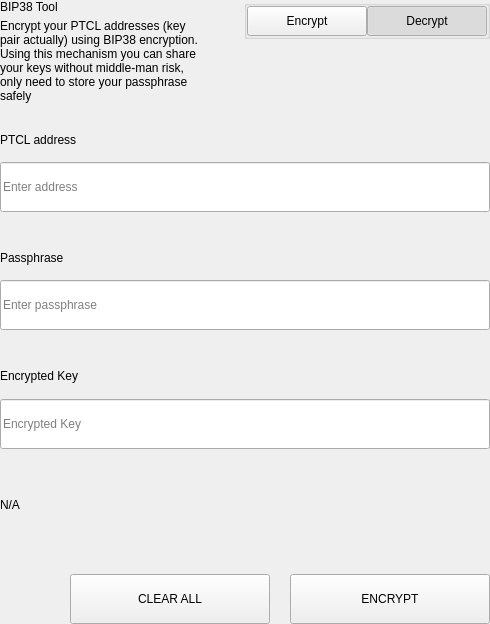
<?xml version="1.0" encoding="UTF-8"?>
<ui version="4.0">
 <class>SettingsBitToolWidget</class>
 <widget class="QWidget" name="SettingsBitToolWidget">
  <property name="geometry">
   <rect>
    <x>0</x>
    <y>0</y>
    <width>490</width>
    <height>624</height>
   </rect>
  </property>
  <property name="windowTitle">
   <string>Form</string>
  </property>
  <layout class="QVBoxLayout" name="verticalLayout">
   <property name="spacing">
    <number>0</number>
   </property>
   <property name="leftMargin">
    <number>0</number>
   </property>
   <property name="topMargin">
    <number>0</number>
   </property>
   <property name="rightMargin">
    <number>0</number>
   </property>
   <property name="bottomMargin">
    <number>0</number>
   </property>
   <item>
    <widget class="QWidget" name="left" native="true">
     <layout class="QVBoxLayout" name="verticalLayout_3">
      <property name="leftMargin">
       <number>0</number>
      </property>
      <property name="topMargin">
       <number>0</number>
      </property>
      <property name="rightMargin">
       <number>0</number>
      </property>
      <property name="bottomMargin">
       <number>0</number>
      </property>
      <item>
       <layout class="QVBoxLayout" name="verticalLayout_2">
        <property name="spacing">
         <number>0</number>
        </property>
        <item>
         <layout class="QHBoxLayout" name="horizontalLayout_3" stretch="3,1">
          <property name="spacing">
           <number>40</number>
          </property>
          <item>
           <layout class="QVBoxLayout" name="verticalLayoutTitle">
            <property name="spacing">
             <number>5</number>
            </property>
            <item>
             <widget class="QLabel" name="labelTitle">
              <property name="text">
               <string>BIP38 Tool</string>
              </property>
             </widget>
            </item>
            <item>
             <widget class="QLabel" name="labelSubtitle1">
              <property name="text">
               <string>Encrypt your PTCL addresses (key pair actually) using BIP38 encryption.
Using this mechanism you can share your keys without middle-man risk, only need to store your passphrase safely</string>
              </property>
              <property name="wordWrap">
               <bool>true</bool>
              </property>
             </widget>
            </item>
           </layout>
          </item>
          <item alignment="Qt::AlignTop">
           <widget class="QGroupBox" name="groupBox">
            <property name="title">
             <string/>
            </property>
            <property name="alignment">
             <set>Qt::AlignLeading|Qt::AlignLeft|Qt::AlignTop</set>
            </property>
            <layout class="QHBoxLayout" name="horizontalLayout_4">
             <property name="spacing">
              <number>0</number>
             </property>
             <property name="leftMargin">
              <number>0</number>
             </property>
             <property name="topMargin">
              <number>0</number>
             </property>
             <property name="rightMargin">
              <number>0</number>
             </property>
             <property name="bottomMargin">
              <number>0</number>
             </property>
             <item>
              <spacer name="horizontalSpacer">
               <property name="orientation">
                <enum>Qt::Horizontal</enum>
               </property>
               <property name="sizeHint" stdset="0">
                <size>
                 <width>40</width>
                 <height>20</height>
                </size>
               </property>
              </spacer>
             </item>
             <item>
              <widget class="QPushButton" name="pushLeft">
               <property name="minimumSize">
                <size>
                 <width>120</width>
                 <height>30</height>
                </size>
               </property>
               <property name="maximumSize">
                <size>
                 <width>120</width>
                 <height>30</height>
                </size>
               </property>
               <property name="focusPolicy">
                <enum>Qt::NoFocus</enum>
               </property>
               <property name="text">
                <string>Encrypt</string>
               </property>
               <property name="checkable">
                <bool>true</bool>
               </property>
               <property name="autoExclusive">
                <bool>true</bool>
               </property>
              </widget>
             </item>
             <item>
              <widget class="QPushButton" name="pushRight">
               <property name="minimumSize">
                <size>
                 <width>120</width>
                 <height>30</height>
                </size>
               </property>
               <property name="maximumSize">
                <size>
                 <width>120</width>
                 <height>30</height>
                </size>
               </property>
               <property name="focusPolicy">
                <enum>Qt::NoFocus</enum>
               </property>
               <property name="text">
                <string>Decrypt</string>
               </property>
               <property name="checkable">
                <bool>true</bool>
               </property>
               <property name="checked">
                <bool>true</bool>
               </property>
               <property name="autoExclusive">
                <bool>true</bool>
               </property>
              </widget>
             </item>
            </layout>
           </widget>
          </item>
         </layout>
        </item>
        <item>
         <widget class="QStackedWidget" name="stackedWidget">
          <property name="currentIndex">
           <number>1</number>
          </property>
          <widget class="QWidget" name="pageDecrypt">
           <layout class="QVBoxLayout" name="verticalLayout_5">
            <property name="spacing">
             <number>0</number>
            </property>
            <property name="leftMargin">
             <number>0</number>
            </property>
            <property name="topMargin">
             <number>0</number>
            </property>
            <property name="rightMargin">
             <number>0</number>
            </property>
            <property name="bottomMargin">
             <number>0</number>
            </property>
            <item>
             <widget class="QWidget" name="widget" native="true">
              <property name="minimumSize">
               <size>
                <width>0</width>
                <height>100</height>
               </size>
              </property>
              <layout class="QVBoxLayout" name="verticalLayout_4">
               <property name="spacing">
                <number>0</number>
               </property>
               <property name="leftMargin">
                <number>0</number>
               </property>
               <property name="topMargin">
                <number>0</number>
               </property>
               <property name="rightMargin">
                <number>0</number>
               </property>
               <property name="bottomMargin">
                <number>0</number>
               </property>
               <item>
                <spacer name="verticalSpacer_2">
                 <property name="orientation">
                  <enum>Qt::Vertical</enum>
                 </property>
                 <property name="sizeType">
                  <enum>QSizePolicy::Fixed</enum>
                 </property>
                 <property name="sizeHint" stdset="0">
                  <size>
                   <width>20</width>
                   <height>20</height>
                  </size>
                 </property>
                </spacer>
               </item>
               <item>
                <layout class="QHBoxLayout" name="horizontalLayout_6" stretch="2">
                 <property name="spacing">
                  <number>0</number>
                 </property>
                 <item>
                  <layout class="QVBoxLayout" name="verticalLayout_7">
                   <property name="spacing">
                    <number>9</number>
                   </property>
                   <item>
                    <widget class="QLabel" name="labelSubtitleKey">
                     <property name="minimumSize">
                      <size>
                       <width>0</width>
                       <height>20</height>
                      </size>
                     </property>
                     <property name="maximumSize">
                      <size>
                       <width>16777215</width>
                       <height>20</height>
                      </size>
                     </property>
                     <property name="text">
                      <string>Encrypted key</string>
                     </property>
                    </widget>
                   </item>
                   <item>
                    <widget class="QLineEdit" name="lineEditKey">
                     <property name="minimumSize">
                      <size>
                       <width>0</width>
                       <height>50</height>
                      </size>
                     </property>
                     <property name="maximumSize">
                      <size>
                       <width>16777215</width>
                       <height>50</height>
                      </size>
                     </property>
                     <property name="placeholderText">
                      <string>Enter a encrypted key</string>
                     </property>
                    </widget>
                   </item>
                  </layout>
                 </item>
                </layout>
               </item>
               <item>
                <spacer name="verticalSpacer_3">
                 <property name="orientation">
                  <enum>Qt::Vertical</enum>
                 </property>
                 <property name="sizeType">
                  <enum>QSizePolicy::Fixed</enum>
                 </property>
                 <property name="sizeHint" stdset="0">
                  <size>
                   <width>20</width>
                   <height>20</height>
                  </size>
                 </property>
                </spacer>
               </item>
               <item>
                <layout class="QVBoxLayout" name="verticalLayout_9">
                 <property name="spacing">
                  <number>9</number>
                 </property>
                 <item>
                  <widget class="QLabel" name="labelSubtitlePassphrase">
                   <property name="maximumSize">
                    <size>
                     <width>16777215</width>
                     <height>20</height>
                    </size>
                   </property>
                   <property name="text">
                    <string>Passphrase</string>
                   </property>
                  </widget>
                 </item>
                 <item>
                  <widget class="QLineEdit" name="lineEditPassphrase">
                   <property name="minimumSize">
                    <size>
                     <width>0</width>
                     <height>50</height>
                    </size>
                   </property>
                   <property name="maximumSize">
                    <size>
                     <width>16777215</width>
                     <height>50</height>
                    </size>
                   </property>
                   <property name="placeholderText">
                    <string>Enter a passphrase</string>
                   </property>
                  </widget>
                 </item>
                </layout>
               </item>
               <item>
                <spacer name="verticalSpacer_4">
                 <property name="orientation">
                  <enum>Qt::Vertical</enum>
                 </property>
                 <property name="sizeType">
                  <enum>QSizePolicy::Fixed</enum>
                 </property>
                 <property name="sizeHint" stdset="0">
                  <size>
                   <width>20</width>
                   <height>20</height>
                  </size>
                 </property>
                </spacer>
               </item>
               <item>
                <widget class="QWidget" name="widget_3" native="true">
                 <property name="sizePolicy">
                  <sizepolicy hsizetype="Preferred" vsizetype="Fixed">
                   <horstretch>0</horstretch>
                   <verstretch>0</verstretch>
                  </sizepolicy>
                 </property>
                 <layout class="QVBoxLayout" name="verticalLayout_10">
                  <property name="spacing">
                   <number>9</number>
                  </property>
                  <property name="leftMargin">
                   <number>0</number>
                  </property>
                  <property name="topMargin">
                   <number>0</number>
                  </property>
                  <property name="rightMargin">
                   <number>0</number>
                  </property>
                  <property name="bottomMargin">
                   <number>0</number>
                  </property>
                  <item>
                   <widget class="QLabel" name="labelSubtitleDecryptResult">
                    <property name="minimumSize">
                     <size>
                      <width>0</width>
                      <height>20</height>
                     </size>
                    </property>
                    <property name="maximumSize">
                     <size>
                      <width>16777215</width>
                      <height>20</height>
                     </size>
                    </property>
                    <property name="text">
                     <string>Decrypted address result</string>
                    </property>
                   </widget>
                  </item>
                  <item>
                   <widget class="QWidget" name="widget_4" native="true">
                    <layout class="QHBoxLayout" name="horizontalLayout" stretch="6,0,1">
                     <property name="spacing">
                      <number>0</number>
                     </property>
                     <property name="leftMargin">
                      <number>0</number>
                     </property>
                     <property name="topMargin">
                      <number>0</number>
                     </property>
                     <property name="rightMargin">
                      <number>0</number>
                     </property>
                     <property name="bottomMargin">
                      <number>0</number>
                     </property>
                     <item alignment="Qt::AlignVCenter">
                      <widget class="QLineEdit" name="lineEditDecryptResult">
                       <property name="minimumSize">
                        <size>
                         <width>0</width>
                         <height>50</height>
                        </size>
                       </property>
                       <property name="maximumSize">
                        <size>
                         <width>16777215</width>
                         <height>50</height>
                        </size>
                       </property>
                       <property name="placeholderText">
                        <string>Decrypted Address</string>
                       </property>
                      </widget>
                     </item>
                     <item>
                      <spacer name="horizontalSpacer_4">
                       <property name="orientation">
                        <enum>Qt::Horizontal</enum>
                       </property>
                       <property name="sizeType">
                        <enum>QSizePolicy::Fixed</enum>
                       </property>
                       <property name="sizeHint" stdset="0">
                        <size>
                         <width>20</width>
                         <height>50</height>
                        </size>
                       </property>
                      </spacer>
                     </item>
                     <item>
                      <widget class="QPushButton" name="pushButtonImport">
                       <property name="minimumSize">
                        <size>
                         <width>140</width>
                         <height>40</height>
                        </size>
                       </property>
                       <property name="text">
                        <string>Import Address</string>
                       </property>
                      </widget>
                     </item>
                    </layout>
                   </widget>
                  </item>
                 </layout>
                </widget>
               </item>
               <item>
                <widget class="QLabel" name="statusLabel_DEC">
                 <property name="maximumSize">
                  <size>
                   <width>16777215</width>
                   <height>40</height>
                  </size>
                 </property>
                 <property name="text">
                  <string/>
                 </property>
                </widget>
               </item>
               <item>
                <spacer name="verticalSpacer">
                 <property name="orientation">
                  <enum>Qt::Vertical</enum>
                 </property>
                 <property name="sizeType">
                  <enum>QSizePolicy::Preferred</enum>
                 </property>
                 <property name="sizeHint" stdset="0">
                  <size>
                   <width>20</width>
                   <height>20</height>
                  </size>
                 </property>
                </spacer>
               </item>
               <item>
                <layout class="QHBoxLayout" name="horizontalLayout_7">
                 <property name="spacing">
                  <number>0</number>
                 </property>
                 <item>
                  <spacer name="horizontalSpacer_5">
                   <property name="orientation">
                    <enum>Qt::Horizontal</enum>
                   </property>
                   <property name="sizeType">
                    <enum>QSizePolicy::Expanding</enum>
                   </property>
                   <property name="sizeHint" stdset="0">
                    <size>
                     <width>40</width>
                     <height>20</height>
                    </size>
                   </property>
                  </spacer>
                 </item>
                 <item>
                  <widget class="QPushButton" name="pushButtonDecryptClear">
                   <property name="minimumSize">
                    <size>
                     <width>200</width>
                     <height>50</height>
                    </size>
                   </property>
                   <property name="maximumSize">
                    <size>
                     <width>200</width>
                     <height>50</height>
                    </size>
                   </property>
                   <property name="text">
                    <string>CLEAR</string>
                   </property>
                  </widget>
                 </item>
                 <item>
                  <spacer name="horizontalSpacer_3">
                   <property name="orientation">
                    <enum>Qt::Horizontal</enum>
                   </property>
                   <property name="sizeType">
                    <enum>QSizePolicy::Fixed</enum>
                   </property>
                   <property name="sizeHint" stdset="0">
                    <size>
                     <width>20</width>
                     <height>20</height>
                    </size>
                   </property>
                  </spacer>
                 </item>
                 <item>
                  <widget class="QPushButton" name="pushButtonDecrypt">
                   <property name="minimumSize">
                    <size>
                     <width>200</width>
                     <height>50</height>
                    </size>
                   </property>
                   <property name="maximumSize">
                    <size>
                     <width>200</width>
                     <height>50</height>
                    </size>
                   </property>
                   <property name="text">
                    <string>DECRYPT KEY</string>
                   </property>
                  </widget>
                 </item>
                </layout>
               </item>
              </layout>
             </widget>
            </item>
           </layout>
          </widget>
          <widget class="QWidget" name="pageEncrypt">
           <layout class="QVBoxLayout" name="verticalLayout_11">
            <property name="spacing">
             <number>0</number>
            </property>
            <property name="leftMargin">
             <number>0</number>
            </property>
            <property name="topMargin">
             <number>0</number>
            </property>
            <property name="rightMargin">
             <number>0</number>
            </property>
            <property name="bottomMargin">
             <number>0</number>
            </property>
            <item>
             <spacer name="verticalSpacer_8">
              <property name="orientation">
               <enum>Qt::Vertical</enum>
              </property>
              <property name="sizeType">
               <enum>QSizePolicy::Fixed</enum>
              </property>
              <property name="sizeHint" stdset="0">
               <size>
                <width>20</width>
                <height>20</height>
               </size>
              </property>
             </spacer>
            </item>
            <item>
             <widget class="QWidget" name="containerAddressEnc" native="true">
              <layout class="QVBoxLayout" name="containerAddressEncLayout">
               <property name="spacing">
                <number>5</number>
               </property>
               <property name="leftMargin">
                <number>0</number>
               </property>
               <property name="topMargin">
                <number>0</number>
               </property>
               <property name="rightMargin">
                <number>0</number>
               </property>
               <property name="bottomMargin">
                <number>0</number>
               </property>
               <item>
                <widget class="QLabel" name="labelSubtitleAddress">
                 <property name="minimumSize">
                  <size>
                   <width>0</width>
                   <height>20</height>
                  </size>
                 </property>
                 <property name="maximumSize">
                  <size>
                   <width>16777215</width>
                   <height>20</height>
                  </size>
                 </property>
                 <property name="text">
                  <string>PTCL address</string>
                 </property>
                </widget>
               </item>
               <item>
                <widget class="QLineEdit" name="addressIn_ENC">
                 <property name="minimumSize">
                  <size>
                   <width>0</width>
                   <height>50</height>
                  </size>
                 </property>
                 <property name="placeholderText">
                  <string>Enter address</string>
                 </property>
                </widget>
               </item>
              </layout>
             </widget>
            </item>
            <item>
             <spacer name="verticalSpacer_6">
              <property name="orientation">
               <enum>Qt::Vertical</enum>
              </property>
              <property name="sizeType">
               <enum>QSizePolicy::Fixed</enum>
              </property>
              <property name="sizeHint" stdset="0">
               <size>
                <width>20</width>
                <height>20</height>
               </size>
              </property>
             </spacer>
            </item>
            <item>
             <widget class="QWidget" name="containerAddress" native="true">
              <layout class="QHBoxLayout" name="horizontalLayout_9" stretch="2">
               <property name="spacing">
                <number>0</number>
               </property>
               <property name="leftMargin">
                <number>0</number>
               </property>
               <property name="topMargin">
                <number>0</number>
               </property>
               <property name="rightMargin">
                <number>0</number>
               </property>
               <property name="bottomMargin">
                <number>0</number>
               </property>
               <item>
                <layout class="QVBoxLayout" name="verticalLayout_8">
                 <property name="spacing">
                  <number>5</number>
                 </property>
                 <item>
                  <widget class="QLabel" name="labelSubtitleMessage">
                   <property name="minimumSize">
                    <size>
                     <width>0</width>
                     <height>20</height>
                    </size>
                   </property>
                   <property name="maximumSize">
                    <size>
                     <width>16777215</width>
                     <height>20</height>
                    </size>
                   </property>
                   <property name="text">
                    <string>Passphrase</string>
                   </property>
                  </widget>
                 </item>
                 <item>
                  <widget class="QLineEdit" name="passphraseIn_ENC">
                   <property name="minimumSize">
                    <size>
                     <width>0</width>
                     <height>50</height>
                    </size>
                   </property>
                   <property name="maximumSize">
                    <size>
                     <width>16777215</width>
                     <height>50</height>
                    </size>
                   </property>
                   <property name="placeholderText">
                    <string>Enter passphrase</string>
                   </property>
                  </widget>
                 </item>
                </layout>
               </item>
              </layout>
             </widget>
            </item>
            <item>
             <spacer name="verticalSpacer_7">
              <property name="orientation">
               <enum>Qt::Vertical</enum>
              </property>
              <property name="sizeType">
               <enum>QSizePolicy::Fixed</enum>
              </property>
              <property name="sizeHint" stdset="0">
               <size>
                <width>20</width>
                <height>20</height>
               </size>
              </property>
             </spacer>
            </item>
            <item>
             <widget class="QWidget" name="widget_2" native="true">
              <property name="minimumSize">
               <size>
                <width>0</width>
                <height>75</height>
               </size>
              </property>
              <property name="maximumSize">
               <size>
                <width>16777215</width>
                <height>16777215</height>
               </size>
              </property>
              <layout class="QVBoxLayout" name="verticalLayout_6">
               <property name="leftMargin">
                <number>0</number>
               </property>
               <property name="topMargin">
                <number>0</number>
               </property>
               <property name="rightMargin">
                <number>0</number>
               </property>
               <property name="bottomMargin">
                <number>0</number>
               </property>
               <item>
                <widget class="QLabel" name="labelSubtitleEncryptedKey">
                 <property name="minimumSize">
                  <size>
                   <width>0</width>
                   <height>20</height>
                  </size>
                 </property>
                 <property name="maximumSize">
                  <size>
                   <width>16777215</width>
                   <height>20</height>
                  </size>
                 </property>
                 <property name="text">
                  <string>Encrypted Key</string>
                 </property>
                </widget>
               </item>
               <item>
                <widget class="QLineEdit" name="encryptedKeyOut_ENC">
                 <property name="minimumSize">
                  <size>
                   <width>0</width>
                   <height>50</height>
                  </size>
                 </property>
                 <property name="placeholderText">
                  <string>Encrypted Key</string>
                 </property>
                </widget>
               </item>
              </layout>
             </widget>
            </item>
            <item>
             <widget class="QLabel" name="statusLabel_ENC">
              <property name="text">
               <string notr="true">N/A</string>
              </property>
             </widget>
            </item>
            <item>
             <spacer name="verticalSpacer_5">
              <property name="orientation">
               <enum>Qt::Vertical</enum>
              </property>
              <property name="sizeType">
               <enum>QSizePolicy::Fixed</enum>
              </property>
              <property name="sizeHint" stdset="0">
               <size>
                <width>20</width>
                <height>20</height>
               </size>
              </property>
             </spacer>
            </item>
            <item>
             <layout class="QHBoxLayout" name="horizontalLayout_8">
              <property name="spacing">
               <number>0</number>
              </property>
              <item>
               <spacer name="horizontalSpacer_6">
                <property name="orientation">
                 <enum>Qt::Horizontal</enum>
                </property>
                <property name="sizeType">
                 <enum>QSizePolicy::Expanding</enum>
                </property>
                <property name="sizeHint" stdset="0">
                 <size>
                  <width>40</width>
                  <height>20</height>
                 </size>
                </property>
               </spacer>
              </item>
              <item>
               <widget class="QPushButton" name="pushButtonClear">
                <property name="minimumSize">
                 <size>
                  <width>200</width>
                  <height>50</height>
                 </size>
                </property>
                <property name="focusPolicy">
                 <enum>Qt::NoFocus</enum>
                </property>
                <property name="text">
                 <string>CLEAR ALL</string>
                </property>
               </widget>
              </item>
              <item>
               <spacer name="horizontalSpacer_2">
                <property name="orientation">
                 <enum>Qt::Horizontal</enum>
                </property>
                <property name="sizeType">
                 <enum>QSizePolicy::Fixed</enum>
                </property>
                <property name="sizeHint" stdset="0">
                 <size>
                  <width>20</width>
                  <height>20</height>
                 </size>
                </property>
               </spacer>
              </item>
              <item>
               <widget class="QPushButton" name="pushButtonEncrypt">
                <property name="minimumSize">
                 <size>
                  <width>200</width>
                  <height>50</height>
                 </size>
                </property>
                <property name="maximumSize">
                 <size>
                  <width>200</width>
                  <height>50</height>
                 </size>
                </property>
                <property name="focusPolicy">
                 <enum>Qt::NoFocus</enum>
                </property>
                <property name="text">
                 <string>ENCRYPT</string>
                </property>
               </widget>
              </item>
             </layout>
            </item>
           </layout>
          </widget>
         </widget>
        </item>
       </layout>
      </item>
     </layout>
    </widget>
   </item>
  </layout>
 </widget>
 <resources/>
 <connections/>
</ui>
